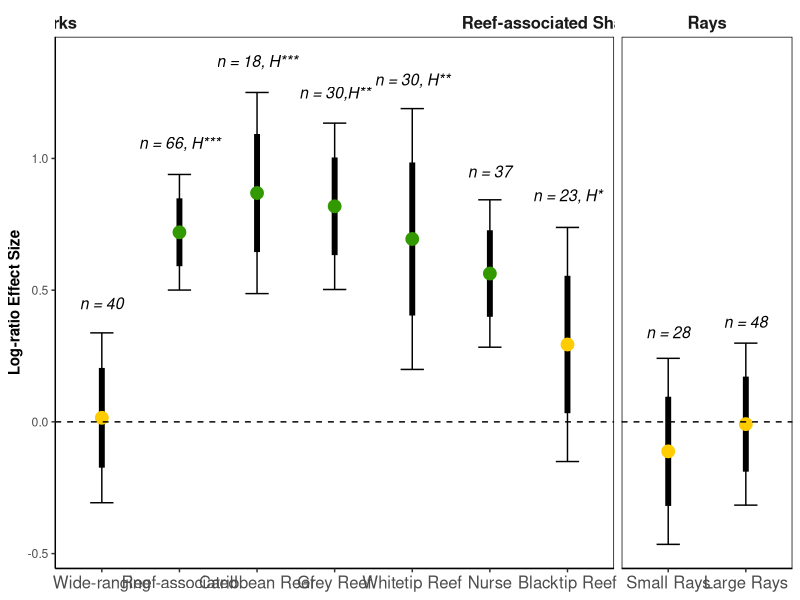

Reproduce this figure in R.
library(ggplot2)

setwd("C:/Users/JordanGoetze/OneDrive - Department of Biodiversity, Conservation and Attractions/Research/Manuscripts/Manuscript_GlobalFinPrint Marine Reserves/Submission/Data")
dir()

alldata = read.csv("es_results_fpa.csv",header = T,strip.white = T)

# Pre sets for plot
dodge <- position_dodge(0.55)
ggplot <- function(...) { ggplot2::ggplot(...) + theme_bw() } 
PaletteFill<- scale_fill_manual(values=c("#000000","#FFFFFF"))
PaletteColour<- scale_colour_manual(values=c("#339900","#FFCC00"))
#PaletteShape <-  scale_shape_manual(values=c(15,16,17,18))

# Add Sig level to Plots
W = data.frame(es=0.45,Group = "Wide-ranging",Type = "Sharks",text = "n = 40")
R = data.frame(es=1.06,Group = "Reef-associated",Type = "Sharks",text = "n = 66, H***")
SR = data.frame(es=0.34,Group = "Small Rays",Type = "Rays",text = "n = 28")
LR = data.frame(es=0.38,Group = "Large Rays",Type = "Rays",text = "n = 48")
G = data.frame(es=1.25,Group = "Grey Reef",Type = "Sharks",text = "n = 30,H**")
WT = data.frame(es=1.3,Group = "Whitetip Reef",Type = "Sharks",text = "n = 30, H**")
BL = data.frame(es=0.86,Group = "Blacktip Reef",Type = "Sharks",text = "n = 23, H*")
CA = data.frame(es=1.37,Group = "Caribbean Reef",Type = "Sharks",text = "n = 18, H***")
N = data.frame(es=0.95,Group = "Nurse",Type = "Sharks",text = "n = 37")
labels = rbind(W,R,SR,LR,G,WT,BL,CA,N)
labels$Type <- ordered(labels$Type,levels=c("Sharks","Rays"))

# Subset and Order
alldata<-subset(alldata, Group%in%c("Small Rays","Large Rays","Wide-ranging","Reef-associated","Blacktip Reef","Caribbean Reef","Grey Reef","Nurse","Whitetip Reef"))
#alldata$Group <- ordered(alldata$Group,levels=c("Sharks","Wide Ranging","Wide Ranging","Small Rays","Blacktip","Caribbean","Grey Reef","Nurse","Whitetip"))
alldata$Significance <- ordered(alldata$Significance,levels=c("Yes","No"))
alldata$Type <- ordered(alldata$Type,levels=c("Sharks","Rays"))
alldata$Group <- ordered(alldata$Group,levels=c("Small Rays","Large Rays","Wide-ranging","Reef-associated","Caribbean Reef","Grey Reef","Whitetip Reef","Nurse","Blacktip Reef"))

#Label names (left a large space to trick labelling across facets)
facet_label = c('Sharks' = "Sharks                                                                             Reef-associated Sharks",'Rays'="Rays")

##create forest plot

Plot<-ggplot(alldata, aes(y=es, x= Group))+
  geom_errorbar(aes(ymin = ci.lb, ymax = ci.ub),width = 0.3,position = dodge)+
  geom_errorbar(aes(ymin = cilb75, ymax = ciub75),width = 0,size = 2,position = dodge)+
  geom_point(aes(colour = Significance),size=4,show.legend = F,position = dodge)+ 
  geom_hline(yintercept=0, linetype=2)+
  #Need to fix the vline
  #geom_vline(alldata = filter(alldata, Type == "Sharks"),aes(xintercept=2.5),linetype=3)+
  PaletteColour+
  geom_text(data = labels,aes(label = text),size =4,fontface="italic")+
  #coord_flip()+
  theme(strip.text.y = element_text(size = 12,face="bold"),
        strip.text.x = element_text(size = 12,face="bold"),
        strip.background = element_blank(),
        axis.title=element_text(face="bold"), 
        axis.title.x=element_blank(),
        axis.text.x=element_text(size = 12),
        panel.grid.major = element_blank(),
        panel.grid.minor = element_blank(),
        legend.key = element_blank(),  
        #legend.position = "top",
        axis.line = element_line(colour = 'black'),
        panel.border = element_rect(colour = "black"))+
  ylab("Log-ratio Effect Size")

Plot+facet_grid(.~Type,scales = "free_x",space = "free",labeller = as_labeller(facet_label))

#Shark pictures and diagonal lines are added in powerpoint
